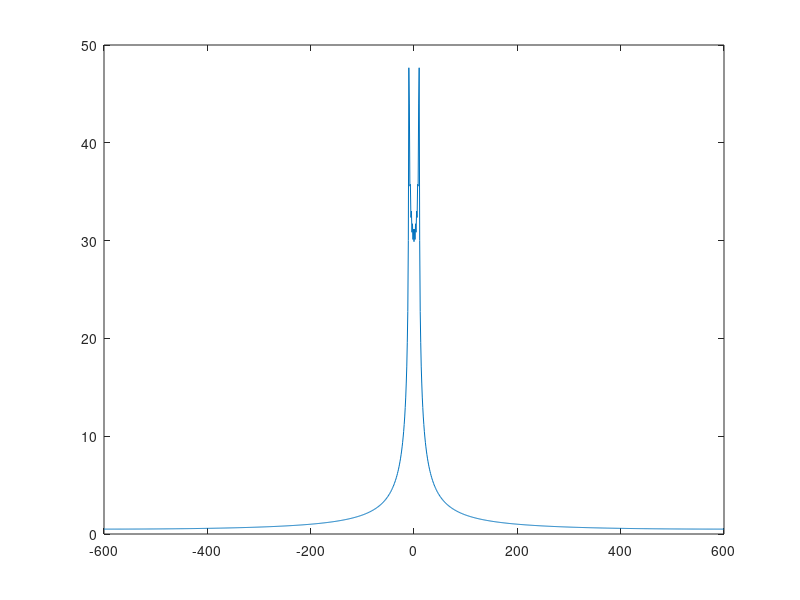

Write MATLAB code to recreate this figure. (Note: this script raises an error after producing the figure.)
% comment plots below the one you want to see 
clc
clear
t=-1:1/600:1;
for i=1:length(t)
    if (t(i)<=1) &&( t(i)>=0)
        m(i)=sinc(10*t(i));
    else 
        m(i)=0;
    end
end
plot(t,m)
M=fft(m);
FS=-600:600;
Msh=fftshift(M);
plot(FS,abs(Msh)) 
xc1=DSB(m,1,10);
xc2=DSB(m,1,50);
xc3=DSB(m,1,100);
xc4=DSB(m,1,600);
xc5=DSB(m,1,1200);
plot(xc1)
plot(xc2)
plot(xc3)
plot(xc4)
plot(xc5)
 plot(FS,abs(fftshift((fft(xc3)))))
[y,z]=demod(xc3,1,100);
plot(t,z)
plot(FS,abs(fftshift(fft(z))))
plot(t,y)
plot(FS,abs(fftshift(fft(y))))
figure (2) 
plot(t,m)
hold on 
plot(t,z)
hold off
MSE=immse(m,z)
for i=1:500
   xc=DSB(m,1,i);
   [asd,xm]=demod(xc,1,i);
   MSEarr(i)=immse(m,xm);
end
MSEarr(500:1000)=0;
MSEarr(501:1000)=MSEarr(1:500);
MSEarr(1:500)=flip(MSEarr(1:500));
figure (3)
plot(-500:499,MSEarr)
% you can check what frequencies we can use for DSB and it has no limits 
% for i=1:1000              
%    xc=DSB(m,1,i);
%    [asd,xm]=demod(xc,1,i);
%    MSEarr2(i)=immse(m,xm);
% end
% plot(MSEarr2)
